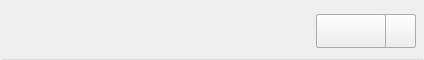
<?xml version="1.0" encoding="UTF-8"?>
<ui version="4.0">
 <class>OneConnForm</class>
 <widget class="QWidget" name="OneConnForm">
  <property name="geometry">
   <rect>
    <x>0</x>
    <y>0</y>
    <width>424</width>
    <height>60</height>
   </rect>
  </property>
  <property name="windowTitle">
   <string>Form</string>
  </property>
  <widget class="QLabel" name="lbName">
   <property name="geometry">
    <rect>
     <x>63</x>
     <y>8</y>
     <width>241</width>
     <height>20</height>
    </rect>
   </property>
   <property name="text">
    <string/>
   </property>
   <property name="textFormat">
    <enum>Qt::RichText</enum>
   </property>
  </widget>
  <widget class="QPushButton" name="btnConnSub">
   <property name="geometry">
    <rect>
     <x>316</x>
     <y>14</y>
     <width>100</width>
     <height>34</height>
    </rect>
   </property>
   <property name="text">
    <string/>
   </property>
  </widget>
  <widget class="QPushButton" name="btnConn">
   <property name="geometry">
    <rect>
     <x>316</x>
     <y>14</y>
     <width>100</width>
     <height>34</height>
    </rect>
   </property>
   <property name="text">
    <string/>
   </property>
  </widget>
  <widget class="QLabel" name="lbSignal">
   <property name="geometry">
    <rect>
     <x>14</x>
     <y>14</y>
     <width>32</width>
     <height>32</height>
    </rect>
   </property>
   <property name="text">
    <string/>
   </property>
  </widget>
  <widget class="QLabel" name="lbConned">
   <property name="geometry">
    <rect>
     <x>63</x>
     <y>31</y>
     <width>140</width>
     <height>20</height>
    </rect>
   </property>
   <property name="text">
    <string/>
   </property>
  </widget>
  <widget class="QWidget" name="wbg_2" native="true">
   <property name="geometry">
    <rect>
     <x>0</x>
     <y>0</y>
     <width>424</width>
     <height>106</height>
    </rect>
   </property>
   <widget class="QLineEdit" name="lePassword">
    <property name="geometry">
     <rect>
      <x>64</x>
      <y>64</y>
      <width>352</width>
      <height>30</height>
     </rect>
    </property>
   </widget>
   <widget class="QCheckBox" name="checkBoxPwd">
    <property name="geometry">
     <rect>
      <x>390</x>
      <y>75</y>
      <width>18</width>
      <height>9</height>
     </rect>
    </property>
    <property name="text">
     <string/>
    </property>
   </widget>
  </widget>
  <widget class="QPushButton" name="btnDisConn">
   <property name="geometry">
    <rect>
     <x>316</x>
     <y>14</y>
     <width>100</width>
     <height>34</height>
    </rect>
   </property>
   <property name="text">
    <string/>
   </property>
  </widget>
  <widget class="QPushButton" name="btnConnPWD">
   <property name="geometry">
    <rect>
     <x>316</x>
     <y>14</y>
     <width>100</width>
     <height>34</height>
    </rect>
   </property>
   <property name="text">
    <string/>
   </property>
  </widget>
  <widget class="QPushButton" name="btnHideConn">
   <property name="geometry">
    <rect>
     <x>316</x>
     <y>14</y>
     <width>100</width>
     <height>34</height>
    </rect>
   </property>
   <property name="text">
    <string/>
   </property>
  </widget>
  <widget class="QWidget" name="wbg_3" native="true">
   <property name="geometry">
    <rect>
     <x>0</x>
     <y>0</y>
     <width>424</width>
     <height>138</height>
    </rect>
   </property>
   <widget class="QPushButton" name="btnInfo">
    <property name="geometry">
     <rect>
      <x>63</x>
      <y>64</y>
      <width>230</width>
      <height>61</height>
     </rect>
    </property>
    <property name="text">
     <string/>
    </property>
   </widget>
   <widget class="QLineEdit" name="leInfo_1">
    <property name="geometry">
     <rect>
      <x>63</x>
      <y>62</y>
      <width>230</width>
      <height>20</height>
     </rect>
    </property>
   </widget>
   <widget class="QLineEdit" name="leInfo_2">
    <property name="geometry">
     <rect>
      <x>63</x>
      <y>86</y>
      <width>230</width>
      <height>20</height>
     </rect>
    </property>
   </widget>
   <widget class="QLineEdit" name="leInfo_3">
    <property name="geometry">
     <rect>
      <x>63</x>
      <y>110</y>
      <width>230</width>
      <height>20</height>
     </rect>
    </property>
   </widget>
   <zorder>leInfo_1</zorder>
   <zorder>leInfo_2</zorder>
   <zorder>leInfo_3</zorder>
   <zorder>btnInfo</zorder>
  </widget>
  <widget class="Line" name="line">
   <property name="geometry">
    <rect>
     <x>2</x>
     <y>59</y>
     <width>421</width>
     <height>2</height>
    </rect>
   </property>
   <property name="styleSheet">
    <string notr="true">background-color: rgba(156, 156, 156,0.1);</string>
   </property>
   <property name="orientation">
    <enum>Qt::Horizontal</enum>
   </property>
  </widget>
  <widget class="QWidget" name="wbg" native="true">
   <property name="geometry">
    <rect>
     <x>0</x>
     <y>0</y>
     <width>424</width>
     <height>60</height>
    </rect>
   </property>
  </widget>
  <widget class="QLabel" name="lbWaiting">
   <property name="geometry">
    <rect>
     <x>316</x>
     <y>14</y>
     <width>100</width>
     <height>34</height>
    </rect>
   </property>
   <property name="text">
    <string/>
   </property>
  </widget>
  <widget class="QLabel" name="lbWaitingIcon">
   <property name="geometry">
    <rect>
     <x>380</x>
     <y>20</y>
     <width>20</width>
     <height>20</height>
    </rect>
   </property>
   <property name="text">
    <string/>
   </property>
  </widget>
  <widget class="QPushButton" name="btnCancel">
   <property name="geometry">
    <rect>
     <x>316</x>
     <y>14</y>
     <width>70</width>
     <height>34</height>
    </rect>
   </property>
   <property name="text">
    <string/>
   </property>
  </widget>
  <zorder>wbg_3</zorder>
  <zorder>wbg_2</zorder>
  <zorder>lbName</zorder>
  <zorder>lbSignal</zorder>
  <zorder>lbConned</zorder>
  <zorder>line</zorder>
  <zorder>wbg</zorder>
  <zorder>btnConnSub</zorder>
  <zorder>btnConn</zorder>
  <zorder>btnConnPWD</zorder>
  <zorder>btnDisConn</zorder>
  <zorder>btnHideConn</zorder>
  <zorder>lbWaiting</zorder>
  <zorder>lbWaitingIcon</zorder>
  <zorder>btnCancel</zorder>
 </widget>
 <resources/>
 <connections/>
</ui>
